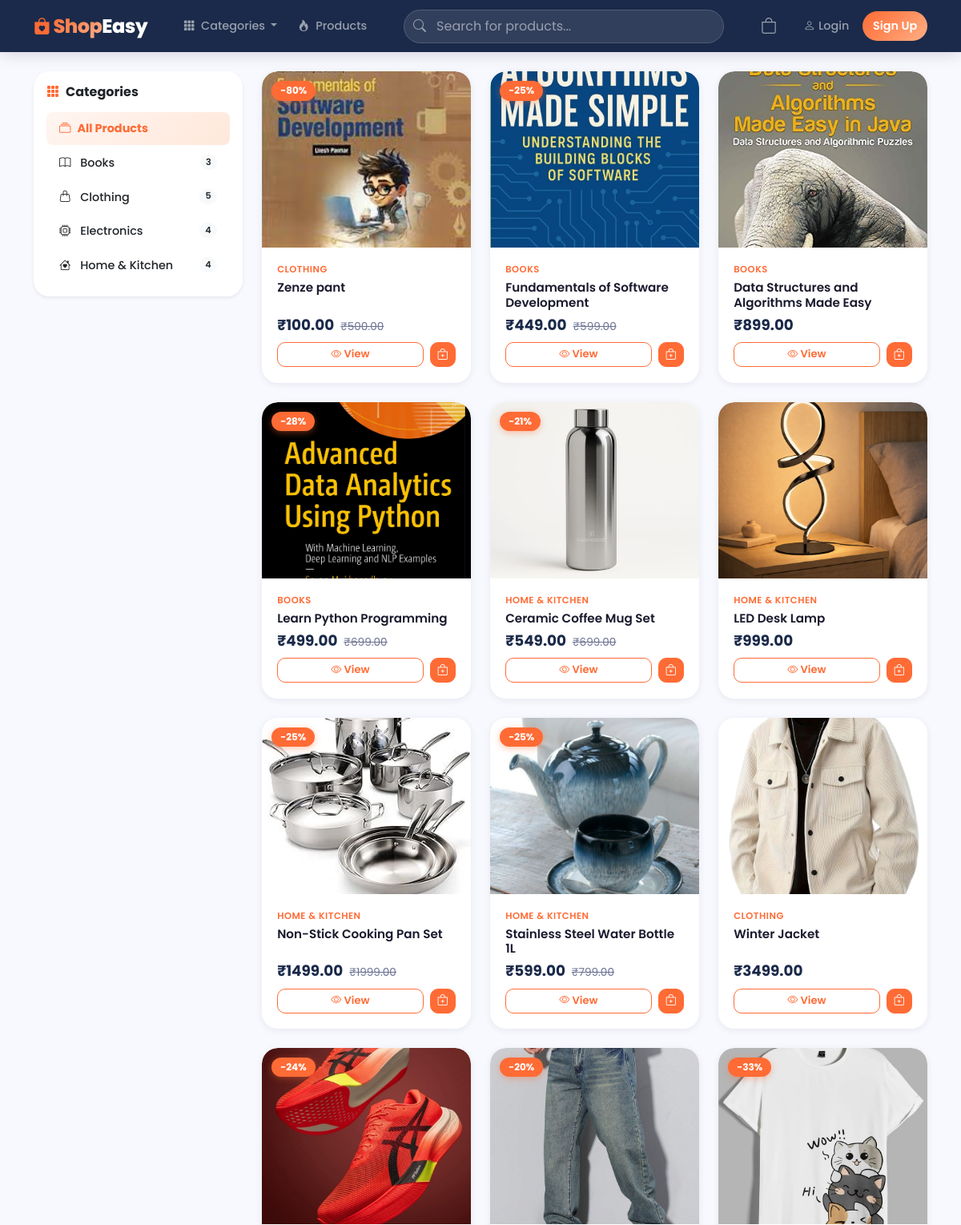
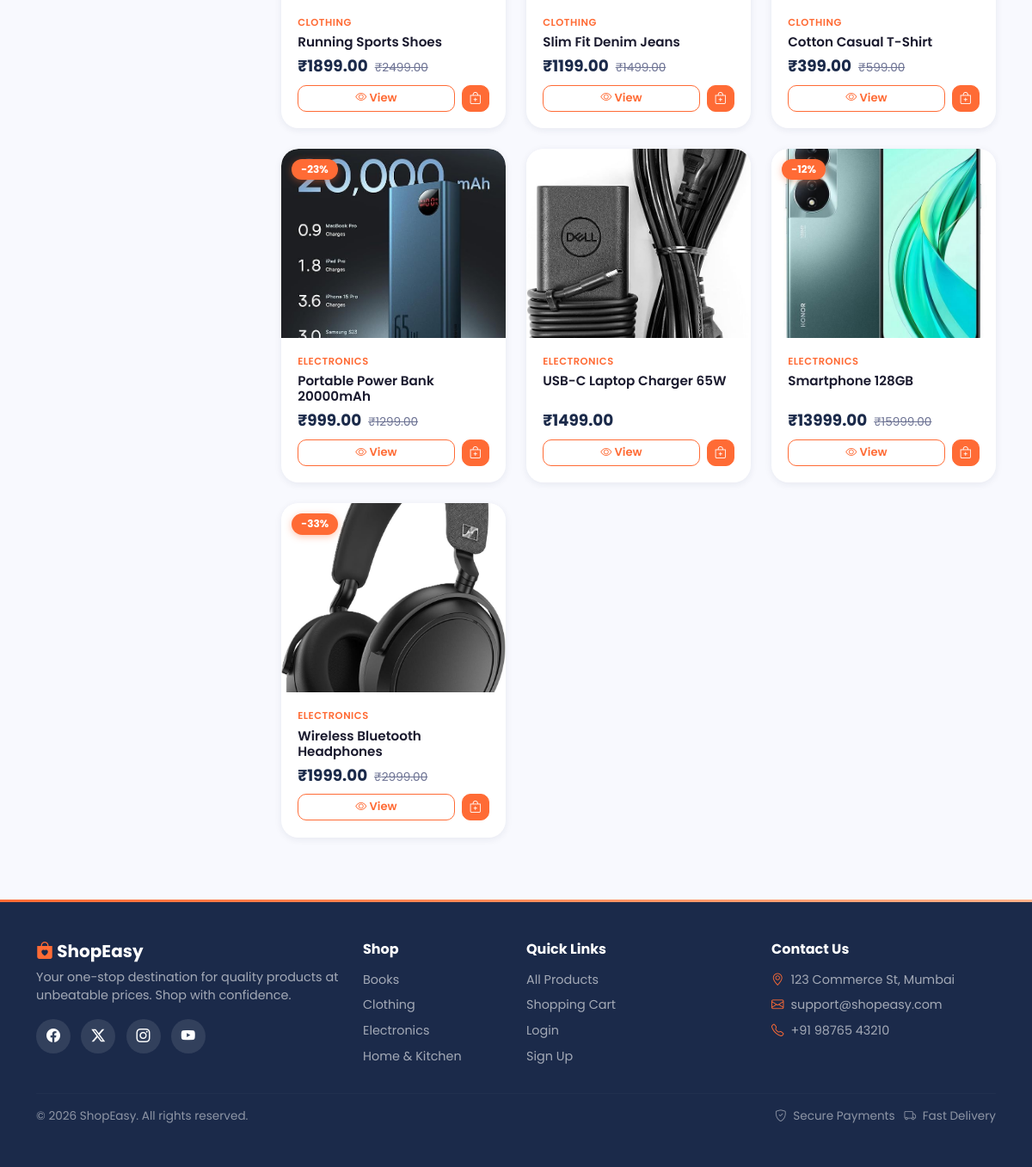
Screenshot of /products/ with the database file from the repository (2 pictures, top to bottom).
### products/models.py (models this page shows, shortened)
class Category(models.Model):
    name = models.CharField(max_length=200)
    slug = models.SlugField(unique=True)
    image = models.ImageField(upload_to='categories/', blank=True)
    class Meta:
        verbose_name_plural = 'Categories'
        ordering = ['name']

class Product(models.Model):
    category = models.ForeignKey(Category, on_delete=models.CASCADE, related_name='products')
    name = models.CharField(max_length=300)
    slug = models.SlugField(unique=True)
    description = models.TextField()
    price = models.DecimalField(max_digits=10, decimal_places=2)
    discount_price = models.DecimalField(max_digits=10, decimal_places=2, null=True, blank=True)
    image = models.ImageField(upload_to='products/')
    stock = models.PositiveIntegerField(default=0)
    available = models.BooleanField(default=True)
    featured = models.BooleanField(default=False)
    created_at = models.DateTimeField(auto_now_add=True)
    updated_at = models.DateTimeField(auto_now=True)
    class Meta:
        ordering = ['-created_at']
    @property
    def effective_price(self):
        return self.discount_price if self.discount_price else self.price
    @property
    def discount_percent(self):
        if self.discount_price and self.price:
            return int(((self.price - self.discount_price) / self.price) * 100)
        return 0

### products/views.py (the view)
# urls.py: path('', views.product_list, name='product_list'),
def product_list(request):
    products = Product.objects.filter(available=True)
    categories = Category.objects.all()
    category_slug = request.GET.get('category')
    query = request.GET.get('q')
    sort = request.GET.get('sort', 'newest')
    if category_slug:
        products = products.filter(category__slug=category_slug)
    if query:
        products = products.filter(
            Q(name__icontains=query) | Q(description__icontains=query)
        )
    if sort == 'price_low':
        products = products.order_by('price')
    elif sort == 'price_high':
        products = products.order_by('-price')
    else:
        products = products.order_by('-created_at')
    return render(request, 'products/product_list.html', {
        'products': products,
        'categories': categories,
        'current_category': category_slug,
        'query': query or '',
        'sort': sort,
    })

### cart/cart.py (called while the page is built)
    def __len__(self):
        return sum(item['quantity'] for item in self.cart.values())

### cart/context_processors.py (called while the page is built)
def cart_total_items(request):
    cart = Cart(request)
    return {
        'cart_items_count': len(cart),
        'nav_categories': Category.objects.all(),
    }

### templates/products/product_list.html (shortened to what this page needs)
{% extends 'base.html' %}
{% load static %}
{% block content %}
<div class="container py-4">
    <div class="row g-4">
        <div class="col-lg-3 sidebar-filter">
            <div class="card shadow-sm mb-3 animate-fadeInLeft">
                <div class="card-body">
                    <h6 class="fw-bold mb-3"><i class="bi bi-grid-3x3-gap-fill me-2" style="color:var(--primary);"></i>Categories</h6>
                    <div class="list-group list-group-flush">
                        <a href="{% url 'product_list' %}" class="list-group-item list-group-item-action {% if not current_category %}active{% endif %}">
                            <i class="bi bi-collection me-2"></i>All Products
                        </a>
                        {% for cat in categories %}
                        <a href="{% url 'product_list' %}?category={{ cat.slug }}"
                           class="list-group-item list-group-item-action {% if current_category == cat.slug %}active{% endif %}">
                            {% if cat.slug == 'electronics' %}<i class="bi bi-cpu me-2"></i>
                            {% elif cat.slug == 'clothing' %}<i class="bi bi-handbag me-2"></i>
                            {% elif cat.slug == 'books' %}<i class="bi bi-book me-2"></i>
                            {% elif cat.slug == 'home-kitchen' %}<i class="bi bi-house-heart me-2"></i>
                            {% else %}<i class="bi bi-tag me-2"></i>{% endif %}
                            {{ cat.name }}
                            <span class="badge bg-light text-dark float-end" style="font-size:0.7rem;">{{ cat.products.count }}</span>
                        </a>
                        {% endfor %}
                    </div>
                </div>
            </div>
        </div>
        <div class="col-lg-9">
            {% if products %}
            <div class="row g-4">
                {% for product in products %}
                <div class="col-6 col-lg-4 animate-on-scroll">
                    <div class="product-card card h-100">
                        <div class="img-wrapper">
                            {% if product.discount_percent %}
                            <span class="discount-badge">-{{ product.discount_percent }}%</span>
                            {% endif %}
                            {% if product.image %}
                            <a href="{% url 'product_detail' product.slug %}">
                                <img src="{{ product.image.url }}" class="card-img-top" alt="{{ product.name }}">
                            </a>
                            {% else %}
                            <a href="{% url 'product_detail' product.slug %}">
                                <div class="card-img-top d-flex align-items-center justify-content-center" style="background:var(--bg-light);">
                                    <i class="bi bi-image text-muted" style="font-size:3rem;"></i>
                                </div>
                            </a>
                            {% endif %}
                        </div>
                        <div class="card-body d-flex flex-column">
                            <span class="product-category">{{ product.category.name }}</span>
                            <h6 class="product-name">{{ product.name }}</h6>
                            <div class="mt-auto">
                                <div class="product-price">
                                    &#8377;{{ product.effective_price }}
                                    {% if product.discount_price %}
                                    <span class="original ms-1">&#8377;{{ product.price }}</span>
                                    {% endif %}
                                </div>
                                <div class="mt-2 d-flex gap-2">
                                    <a href="{% url 'product_detail' product.slug %}" class="btn btn-outline-primary btn-sm flex-grow-1" style="font-size:0.82rem;">
                                        <i class="bi bi-eye"></i> View
                                    </a>
                                    <form method="POST" action="{% url 'cart_add' product.id %}">
                                        <button type="submit" class="btn btn-primary btn-sm"><i class="bi bi-bag-plus"></i></button>
                                    </form>
                                </div>
                            </div>
                        </div>
                    </div>
                </div>
                {% endfor %}
            </div>
            {% endif %}
        </div>
    </div>
</div>
{% endblock %}

### templates/base.html (shortened to what this page needs)
{% load static %}
<!DOCTYPE html>
<html lang="en">
<head>
    <link href="https://cdn.jsdelivr.net/npm/bootstrap@5.3.3/dist/css/bootstrap.min.css" rel="stylesheet">
    <link href="https://cdn.jsdelivr.net/npm/bootstrap-icons@1.11.3/font/bootstrap-icons.min.css" rel="stylesheet">
    <link href="{% static 'css/style.css' %}" rel="stylesheet">
</head>
<body>
    <nav class="navbar navbar-expand-lg navbar-dark navbar-main sticky-top" id="mainNav">
        <div class="container">
            <a class="navbar-brand" href="{% url 'home' %}">
                <i class="bi bi-bag-heart-fill"></i> <span>Shop</span>Easy
            </a>
            <div class="collapse navbar-collapse" id="navbarNav">
                <ul class="navbar-nav me-auto ms-3">
                    <li class="nav-item dropdown nav-categories">
                        <a class="nav-link dropdown-toggle" href="#" data-bs-toggle="dropdown">
                            <i class="bi bi-grid-3x3-gap-fill me-1"></i> Categories
                        </a>
                    </li>
                    <li class="nav-item">
                        <a class="nav-link" href="{% url 'product_list' %}">
                            <i class="bi bi-fire me-1"></i> Products
                        </a>
                    </li>
                </ul>
                <form class="search-box flex-grow-1 mx-3" action="{% url 'product_list' %}" method="GET">
                    <i class="bi bi-search search-icon"></i>
                    <input class="form-control" type="search" name="q" placeholder="Search for products..." value="{{ query|default:'' }}">
                </form>
                <ul class="navbar-nav ms-auto align-items-center">
                    <li class="nav-item">
                        <a class="nav-link cart-link" href="{% url 'cart_detail' %}">
                            <i class="bi bi-bag fs-5"></i>
                        </a>
                    </li>
                    {% if user.is_authenticated %}
                    <li class="nav-item dropdown ms-2">
                        <a class="nav-link dropdown-toggle d-flex align-items-center" href="#" data-bs-toggle="dropdown">
                            <div class="rounded-circle bg-primary d-flex align-items-center justify-content-center me-1" style="width:30px;height:30px;font-size:0.8rem;color:#fff;">
                                {{ user.username|make_list|first|upper }}
                            </div>
                            {{ user.username }}
                        </a>
                        <ul class="dropdown-menu dropdown-menu-end" style="border:none;border-radius:12px;box-shadow:0 8px 30px rgba(0,0,0,0.12);">
                            <li><a class="dropdown-item" href="{% url 'profile' %}"><i class="bi bi-person me-2" style="color:var(--primary);"></i>Profile</a></li>
                            <li><a class="dropdown-item" href="{% url 'order_list' %}"><i class="bi bi-box-seam me-2" style="color:var(--primary);"></i>My Orders</a></li>
                            {% if user.is_staff %}
                            <li><hr class="dropdown-divider"></li>
                            <li><a class="dropdown-item" href="{% url 'dashboard_home' %}"><i class="bi bi-speedometer2 me-2" style="color:var(--accent);"></i>Dashboard</a></li>
                            {% endif %}
                            <li><hr class="dropdown-divider"></li>
                            <li>
                                <form method="POST" action="{% url 'logout' %}">
                                    {% csrf_token %}
                                    <button class="dropdown-item text-danger" type="submit"><i class="bi bi-box-arrow-right me-2"></i>Logout</button>
                                </form>
                            </li>
                        </ul>
                    </li>
                    {% else %}
                    <li class="nav-item ms-2">
                        <a class="nav-link" href="{% url 'login' %}"><i class="bi bi-person me-1"></i>Login</a>
                    </li>
                    <li class="nav-item ms-1">
                        <a class="nav-link btn-nav-signup" href="{% url 'signup' %}">Sign Up</a>
                    </li>
                    {% endif %}
                </ul>
            </div>
        </div>
    </nav>
    <main>
        {% block content %}{% endblock %}
    </main>
    <footer class="footer-main py-5 mt-5">
        <div class="container">
            <div class="row g-4">
                <div class="col-lg-4">
                    <h5><i class="bi bi-bag-heart-fill" style="color:var(--primary);"></i> ShopEasy</h5>
                    <p style="color:rgba(255,255,255,0.6);font-size:0.9rem;">Your one-stop destination for quality products at unbeatable prices. Shop with confidence.</p>
                    <div class="footer-social mt-3">
                        <a href="#"><i class="bi bi-facebook"></i></a>
                        <a href="#"><i class="bi bi-twitter-x"></i></a>
                        <a href="#"><i class="bi bi-instagram"></i></a>
                        <a href="#"><i class="bi bi-youtube"></i></a>
                    </div>
                </div>
                <div class="col-lg-2">
                    <h6 class="mb-3">Shop</h6>
                    <ul class="list-unstyled" style="font-size:0.9rem;">
                        {% for cat in nav_categories %}
                        <li class="mb-2"><a href="{% url 'product_list' %}?category={{ cat.slug }}">{{ cat.name }}</a></li>
                        {% endfor %}
                    </ul>
                </div>
                <div class="col-lg-3">
                    <h6 class="mb-3">Quick Links</h6>
                    <ul class="list-unstyled" style="font-size:0.9rem;">
                        <li class="mb-2"><a href="{% url 'product_list' %}">All Products</a></li>
                        <li class="mb-2"><a href="{% url 'cart_detail' %}">Shopping Cart</a></li>
                        {% if user.is_authenticated %}
                        <li class="mb-2"><a href="{% url 'order_list' %}">My Orders</a></li>
                        <li class="mb-2"><a href="{% url 'profile' %}">My Profile</a></li>
                        {% else %}
                        <li class="mb-2"><a href="{% url 'login' %}">Login</a></li>
                        <li class="mb-2"><a href="{% url 'signup' %}">Sign Up</a></li>
                        {% endif %}
                    </ul>
                </div>
                <div class="col-lg-3">
                    <h6 class="mb-3">Contact Us</h6>
                    <ul class="list-unstyled" style="font-size:0.9rem;color:rgba(255,255,255,0.6);">
                        <li class="mb-2"><i class="bi bi-geo-alt me-2" style="color:var(--primary);"></i>123 Commerce St, Mumbai</li>
                        <li class="mb-2"><i class="bi bi-envelope me-2" style="color:var(--primary);"></i>support@shopeasy.com</li>
                        <li class="mb-2"><i class="bi bi-telephone me-2" style="color:var(--primary);"></i>+91 98765 43210</li>
                    </ul>
                </div>
            </div>
            <hr style="border-color:rgba(255,255,255,0.1);">
            <div class="d-flex justify-content-between align-items-center flex-wrap">
                <p style="color:rgba(255,255,255,0.5);font-size:0.85rem;" class="mb-0">&copy; 2026 ShopEasy. All rights reserved.</p>
                <div style="color:rgba(255,255,255,0.5);font-size:0.85rem;">
                    <i class="bi bi-shield-check me-1"></i> Secure Payments &nbsp;
                    <i class="bi bi-truck me-1"></i> Fast Delivery
                </div>
            </div>
        </div>
    </footer>
</body>
</html>

### rows the page displays
Category: slug "books" (drawn), name "Books", products.count "3"
Category: slug "clothing" (drawn), name "Clothing", products.count "5"
Category: slug "electronics" (drawn), name "Electronics", products.count "4"
Category: slug "home-kitchen" (drawn), name "Home & Kitchen", products.count "4"
Product: discount_percent "80", image (picture), category.name "CLOTHING", name "Zenze pant", effective_price "100.00", price "500.00"
Product: discount_percent "25", image (picture), category.name "BOOKS", name "Fundamentals of Software Development", effective_price "449.00", price "599.00"
Product: image (picture), category.name "BOOKS", name "Data Structures and Algorithms Made Easy", effective_price "899.00"
Product: discount_percent "28", image (picture), category.name "BOOKS", name "Learn Python Programming", effective_price "499.00", price "699.00"
Product: discount_percent "21", image (picture), category.name "HOME & KITCHEN", name "Ceramic Coffee Mug Set", effective_price "549.00", price "699.00"
Product: image (picture), category.name "HOME & KITCHEN", name "LED Desk Lamp", effective_price "999.00"
Product: discount_percent "25", image (picture), category.name "HOME & KITCHEN", name "Non-Stick Cooking Pan Set", effective_price "1499.00", price "1999.00"
Product: discount_percent "25", image (picture), category.name "HOME & KITCHEN", name "Stainless Steel Water Bottle 1L", effective_price "599.00", price "799.00"
Product: image (picture), category.name "CLOTHING", name "Winter Jacket", effective_price "3499.00"
Product: discount_percent "24", image (picture), category.name "CLOTHING", name "Running Sports Shoes", effective_price "1899.00", price "2499.00"
Product: discount_percent "20", image (picture), category.name "CLOTHING", name "Slim Fit Denim Jeans", effective_price "1199.00", price "1499.00"
Product: discount_percent "33", image (picture), category.name "CLOTHING", name "Cotton Casual T-Shirt", effective_price "399.00", price "599.00"
Product: discount_percent "23", image (picture), category.name "ELECTRONICS", name "Portable Power Bank 20000mAh", effective_price "999.00", price "1299.00"
Product: image (picture), category.name "ELECTRONICS", name "USB-C Laptop Charger 65W", effective_price "1499.00"
Product: discount_percent "12", image (picture), category.name "ELECTRONICS", name "Smartphone 128GB", effective_price "13999.00", price "15999.00"
Product: discount_percent "33", image (picture), category.name "ELECTRONICS", name "Wireless Bluetooth Headphones", effective_price "1999.00", price "2999.00"
